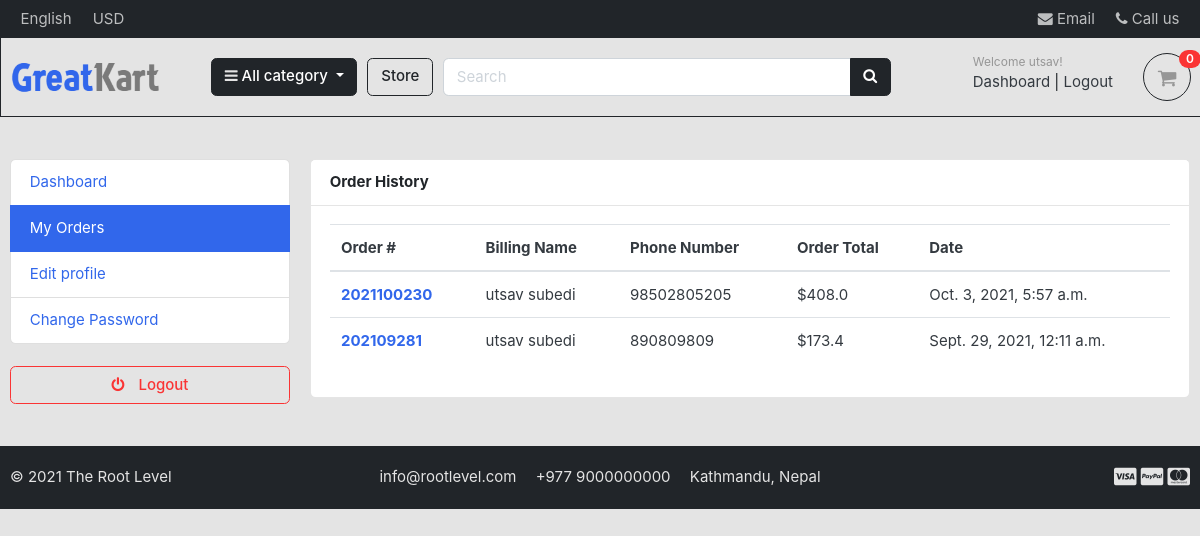
The page /accounts/my_orders/ (signed in) on the database its author committed.
### accounts/models.py (models this page shows, shortened)
class Account(AbstractBaseUser):
    first_name      = models.CharField(max_length=50)
    last_name       = models.CharField(max_length=50)
    username        = models.CharField(max_length=50, unique=True)
    email           = models.EmailField(max_length=100, unique=True)
    phone_number    = models.CharField(max_length=50)
    address_line_1 = models.CharField(blank=True, max_length=100)
    address_line_2 = models.CharField(blank=True, max_length=100)
    profile_picture = models.ImageField(blank=True, upload_to='userprofile/')
    city = models.CharField(blank=True, max_length=20)
    state = models.CharField(choices=STATE_CHOICE, max_length=50)
    country = models.CharField(blank=True, max_length=20)
    date_joined     = models.DateTimeField(auto_now_add=True)
    last_login      = models.DateTimeField(auto_now_add=True)
    is_profile_completed = models.BooleanField(default=False)
    is_admin        = models.BooleanField(default=False)
    is_staff        = models.BooleanField(default=False)
    is_active        = models.BooleanField(default=False)
    is_superadmin        = models.BooleanField(default=False)
    USERNAME_FIELD = 'email'
    REQUIRED_FIELDS = ['username', 'first_name', 'last_name']
    objects = MyAccountManager()

### orders/models.py (models this page shows, shortened)
class Order(models.Model):
    STATUS = (
        ('New', 'New'),
        ('Accepted', 'Accepted'),
        ('Completed', 'Completed'),
        ('Cancelled', 'Cancelled'),
    )
    user = models.ForeignKey(Account, on_delete=models.SET_NULL, null=True)
    payment = models.ForeignKey(Payment, on_delete=models.SET_NULL, blank=True, null=True)
    order_number = models.CharField(max_length=20)
    first_name = models.CharField(max_length=50)
    last_name = models.CharField(max_length=50)
    phone = models.CharField(max_length=15)
    email = models.EmailField(max_length=50)
    address_line_1 = models.CharField(max_length=50)
    address_line_2 = models.CharField(max_length=50, blank=True)
    country = models.CharField(max_length=50, default='USA')
    state = models.CharField(choices=STATE_CHOICE, max_length=50)
    city = models.CharField(max_length=50)
    order_note = models.CharField(max_length=100, blank=True)
    order_total = models.FloatField()
    tax = models.FloatField()
    status = models.CharField(max_length=10, choices=STATUS, default='New')
    ip = models.CharField(blank=True, max_length=20)
    is_ordered = models.BooleanField(default=False)
    created_at = models.DateTimeField(auto_now_add=True)
    updated_at = models.DateTimeField(auto_now=True)
    def full_name(self):
        return f'{self.first_name} {self.last_name}'

### accounts/views.py (the view)
# urls.py: path('my_orders/', views.my_orders, name='my_orders'),
@login_required(login_url= 'login')
def my_orders(request):
    orders = Order.objects.filter(user=request.user, is_ordered = True). order_by('-created_at')
    context = {
        'orders': orders,
    }
    return render(request, 'accounts/my_orders.html', context)

### carts/context_processors.py (called while the page is built)
def counter(request):
    cart_count = 0
    if 'admin' in request.path:
        return {}
    else:
        try:
            cart = Cart.objects.filter(cart_id=_cart_id(request))
            if request.user.is_authenticated:
                cart_items= CartItem.objects.all().filter(user=request.user)
            else:
                cart_items = CartItem.objects.all().filter(cart=cart[:1])
            for cart_item in cart_items:
                cart_count += cart_item.quantity
        except Cart.DoesNotExist:
            cart_count = 0
    return dict(cart_count=cart_count)

### carts/views.py (called while the page is built)
def _cart_id(request):
    cart = request.session.session_key
    if not cart:
        cart = request.session.create()
    return cart

### category/context_processors.py (called while the page is built)
def menu_links(request):
    links = Category.objects.all()
    return dict(links= links)

### category/models.py (called while the page is built)
    def get_url(self):
        return reverse('products_by_category', args = [self.slug])

### templates/accounts/my_orders.html (shortened to what this page needs)
{% extends 'base.html' %}
{% block content %}
<section class="section-conten padding-y bg-light">
    <div class="container">
        <div class="row">
        {% include 'includes/dashboard_sidebar.html' %}
        <main class="col-md-9">
            <article class="card">
            <header class="card-header">
                <strong class="d-inline-block mr-3">Order History</strong>
            </header>
            <div class="card-body">
                <div class="row">
                <div class="col-md-12">
                    <table class="table table-hover">
                        <thead>
                          <tr>
                            <th scope="col">Order #</th>
                            <th scope="col">Billing Name</th>
                            <th scope="col">Phone Number</th>
                            <th scope="col">Order Total</th>
                            <th scope="col">Date</th>
                          </tr>
                        </thead>
                        <tbody>
                            {% for order in orders %}
                          <tr>
                            <th scope="row"> <a href="{% url 'order_detail' order.order_number %}"> {{order.order_number}} </a> </th>
                            <td>{{order.full_name}}</td>
                            <td>{{order.phone}}</td>
                            <td>${{ order.order_total}}</td>
                            <td>{{ order.created_at}}</td>
                          </tr>
                          {% endfor %}
                        </tbody>
                      </table>
                </div>
                </div>
            </div>
            </article>
        </main>
    </div>
    </div>
    </section>
{% endblock %}

### templates/includes/navbar.html (shortened to what this page needs)
{% load static %}
{% if user.is_authenticated %}
<header class="section-header">
    <nav class="navbar p-md-0 navbar-expand-sm navbar-dark bg-dark border-bottom">
        <div class="container">
            <div class="collapse navbar-collapse" id="navbarTop4">
                <ul class="navbar-nav mr-auto">
                    <li class="nav-item dropdown">
                        <a href="#" class="nav-link"> English </a>
                    </li>
                    <li class="nav-item dropdown">
                        <a href="#" class="nav-link"> USD </a>
                    </li>
                </ul>
                <ul class="navbar-nav">
                    <li><a href="#" class="nav-link"> <i class="fa fa-envelope"></i> Email </a></li>
                    <li><a href="#" class="nav-link"> <i class="fa fa-phone"></i> Call us </a></li>
                </ul>
            </div>
        </div>
    </nav>
    <section class="header-main border-bottom bg-light text-dark border border-dark" style="top: -2px; margin-right: -2px;">
        <div class="container">
            <div class="row align-items-center">
                <div class="col-lg-2 col-md-3 col-6">
                    <a href="{% url 'home' %}" class="brand-wrap">
                        <img class="logo" src="{% static './images/logo.png' %}" style="height:60px; width:150px;">
                    </a>
                </div>
                <div class="col-lg col-sm col-md col-6 flex-grow-0">
                    <div class="category-wrap category-category dropdown d-inline-block float-right">
                        <button type="button" class="btn btn-dark dropdown-toggle" data-toggle="dropdown">
                            <i class="fa fa-bars text-light"></i> All category
                        </button>
                    </div>
                </div>
                <a href="{% url 'store' %}" class="store-btn btn btn-outline-dark">Store</a>
                <div class="col-lg  col-md-6 col-sm-12 col">
                    <form action="{% url 'search' %}" class="search" method="GET">
                        <div class="input-group w-100 ">
                            <input  type="text" class="form-control" style="width:60%;" placeholder="Search"
                                name="keyword">
                            <div class="input-group-append">
                                <button class="btn btn-dark" type="submit">
                                    <i class=" fa fa-search"></i>
                                </button>
                            </div>
                        </div>
                    </form>
                </div>
                <div class="col-lg-3 col-sm-6 col-8 order-2 order-lg-3 user-details">
                    <div class="d-flex justify-content-end mb-3 mb-lg-0">
                        {% if user.id is None%}
                        <div class="widget-header">
                            <small class="title text-muted">Welcome guest!</small>
                            <div>
                                <a href="{% url 'login' %}">Sign in</a> <span class="dark-transp"> | </span>
                                <a href="{% url 'register' %}"> Register</a>
                            </div>
                        </div>
                        {% else %}
                        <div class="widget-header">
                            <small class="title text-muted">Welcome {{user.first_name}}!</small>
                            <div>
                                <a href="{% url 'dashboard' %}">Dashboard</a> <span class="dark-transp"> | </span>
                                <a class="logout-text" href="{% url 'logout' %}"> Logout</a>
                            </div>
                        </div>
                        {% endif %}
                        <a href="{% url 'cart' %}" class="widget-header pl-3 ml-3">
                            <div class="icon icon-sm rounded-circle border border-dark"><i class="fa fa-shopping-cart"></i></div>
                            <span class="badge badge-pill badge-danger notify">{{ cart_count }}</span>
                        </a>
                    </div>
                </div>
            </div>
        </div>
    </section>
</header>
{% endif %}

### static/css/ui.css (style rules this page uses)
html { font-family: "Inter", sans-serif; font-size: 15px; }
.icon-xs, .icon-sm, .icon-md, .icon-lg { display: inline-block; text-align: center; flex-shrink: 0; flex-grow: 0; }
.icon-sm { width: 48px; height: 48px; line-height: 48px !important; font-size: 20px; }
.padding-y { padding-top: 40px; padding-bottom: 40px; }
article:after, .form-group:after { display: block; clear: both; content: ""; }
.header-main { position: relative; padding-top: 1rem; padding-bottom: 1rem; }
.brand-wrap .logo, .navbar-brand .logo { margin-right: 7px; max-height: 42px; display: inline-block; }
.widget-header { display: inline-block; vertical-align: middle; position: relative; }
.widget-header a { color: #343a40; }
.widget-header i { color: #969696; }
.widget-header .title { display: block; }
.widget-header .notify { position: absolute; top: -3px; right: -10px; }
.notify { position: absolute; top: -4px; right: -10px; display: inline-block; padding: 0.25em 0.6em; font-size: 12px; line-height: 1; text-align: center; border-radius: 3rem; color: #fff; background-color: #fa3434; }

### rows shown on the page
Account: first_name "utsav"
Order: order_number "2021100230", full_name "utsav subedi", phone "98502805205", order_total "408.0", created_at "Oct. 3, 2021, 5:57 a.m."
Order: order_number "202109281", full_name "utsav subedi", phone "890809809", order_total "173.4", created_at "Sept. 29, 2021, 12:11 a.m."

### other values the page prints
{{ cart_count }} "0"
